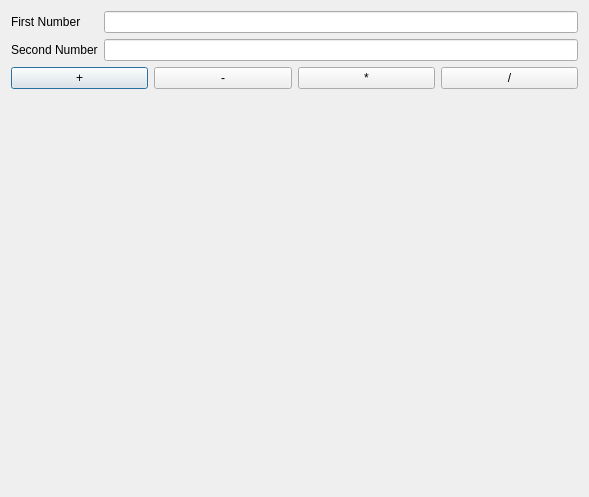
<?xml version="1.0" encoding="UTF-8"?>
<ui version="4.0">
 <class>Dialog</class>
 <widget class="QDialog" name="Dialog">
  <property name="geometry">
   <rect>
    <x>0</x>
    <y>0</y>
    <width>589</width>
    <height>497</height>
   </rect>
  </property>
  <property name="windowTitle">
   <string>Dialog</string>
  </property>
  <layout class="QHBoxLayout" name="horizontalLayout_2">
   <item>
    <layout class="QVBoxLayout" name="verticalLayout">
     <item>
      <layout class="QGridLayout" name="gridLayout">
       <item row="0" column="2">
        <widget class="QLineEdit" name="lineEditFirstNumber"/>
       </item>
       <item row="1" column="2">
        <widget class="QLineEdit" name="lineEditSecondNumber"/>
       </item>
       <item row="0" column="0" colspan="2">
        <widget class="QLabel" name="labelFirstNumber">
         <property name="text">
          <string>First Number</string>
         </property>
        </widget>
       </item>
       <item row="1" column="0" colspan="2">
        <widget class="QLabel" name="labelSecondNumber">
         <property name="text">
          <string>Second Number</string>
         </property>
        </widget>
       </item>
      </layout>
     </item>
     <item>
      <layout class="QHBoxLayout" name="horizontalLayout">
       <item>
        <widget class="QPushButton" name="pushButtonPlus">
         <property name="text">
          <string>+</string>
         </property>
        </widget>
       </item>
       <item>
        <widget class="QPushButton" name="pushButtonSubtract">
         <property name="text">
          <string>-</string>
         </property>
        </widget>
       </item>
       <item>
        <widget class="QPushButton" name="pushButtonMultiply">
         <property name="text">
          <string>*</string>
         </property>
        </widget>
       </item>
       <item>
        <widget class="QPushButton" name="pushButtonDivide">
         <property name="text">
          <string>/</string>
         </property>
        </widget>
       </item>
      </layout>
     </item>
     <item>
      <widget class="QLabel" name="labelResult">
       <property name="text">
        <string/>
       </property>
      </widget>
     </item>
    </layout>
   </item>
  </layout>
 </widget>
 <resources/>
 <connections/>
</ui>
